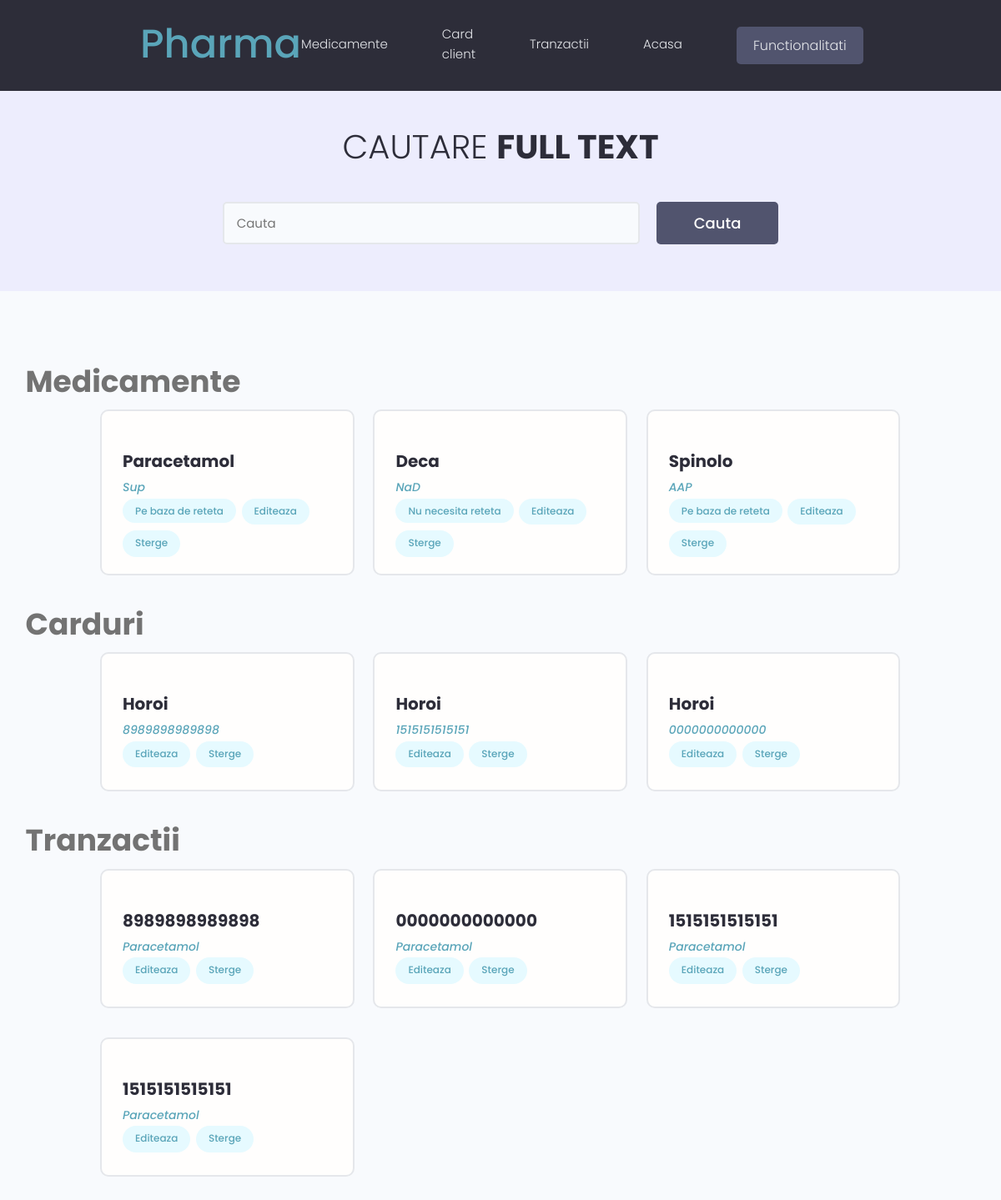
The page / on the database its author committed.
### farmacie/models.py (models this page shows, shortened)
class Medicament(models.Model):
    id = models.UUIDField(
        default=uuid.uuid4,
        unique=True,
        primary_key=True,
        editable=False
        )
    nume = models.CharField(max_length=200)
    producator = models.CharField(max_length=200)
    pret = models.FloatField(validators=[MinValueValidator(0.0)])
    necesita_reteta = models.BooleanField()
    nr_vanzari = models.IntegerField(default=0)

class Card_client(models.Model):
    id = models.UUIDField(
        default=uuid.uuid4,
        unique=True,
        primary_key=True,
        editable=False)
    nume = models.CharField(max_length=200)
    prenume = models.CharField(max_length=200)
    CNP = models.CharField(
        max_length=13,
        validators=[MinLengthValidator(13)],
        unique=True)
    data_nasterii = models.DateField()
    data_inregistrarii = models.DateField()

class Tranzactie(models.Model):
    id = models.UUIDField(
        default=uuid.uuid4,
        unique=True,
        primary_key=True,
        editable=False)
    id_card_client = models.CharField(max_length=200, null=True, blank=True)
    medicament = models.CharField(max_length=200)
    nr_bucati = models.IntegerField(validators=[MinValueValidator(0)])
    data = models.DateField()
    ora = models.TimeField()

### farmacie/views.py (the view)
# urls.py: path('', views.projects, name='projects'),
def projects(request):
    medicamente = Medicament.objects.all()
    carduri = Card_client.objects.all()
    tranzactii = Tranzactie.objects.all()
    context = {
        'medicamente': medicamente,
        'carduri': carduri,
        'tranzactii': tranzactii}
    return render(request, 'farmacie/projects.html', context)

### farmacie/templates/farmacie/projects.html (shortened to what this page needs)
{% extends 'main.html' %}
{% block content %}
<main class="projects">
 <section class="hero-section text-center">
  <div class="container container--narrow">
   <div class="hero-section__box">
    <h2>Cautare <span>FULL TEXT</span></h2>
   </div>
   <div class="hero-section__search">
    <form class="form" action="{% url 'cautare-full-text' %}" method="POST">
     <div class="form__field">
      <input class="input input--text" id="formInput#search" type="text" name="cautat"
       placeholder="Cauta" />
     </div>
     <input class="btn btn--sub btn--lg" type="submit" value="Cauta" />
    </form>
   </div>
  </div>
 </section>
 <section class="projectsList">
<h2>&nbsp;&nbsp;&nbsp;&nbsp;Medicamente</h2>
  <div class="container">
   <div class="grid grid--three">
    {% for medicament in medicamente %}
    <div class="column">
     <div class="card project">
      <a href="{% url 'project' medicament.id%}" class="project">
       <div class="card__body">
        <h3 class="project__title">{{medicament.nume}}</h3>
        <p><a class="project__author" href="{% url 'project' medicament.id%}">{{medicament.producator}}</a></p>
        <div class="project__tags">
         <span class="tag tag--pill tag--main">
          <small>
          {% if medicament.necesita_reteta is True %}
          Pe baza de reteta
          {% else %}
          Nu necesita reteta
          {% endif %}
          </small>
         </span>
        <span class="tag tag--pill tag--main">
        <a href="{% url 'update-medicament' medicament.id %}">Editeaza</a>
        </span>
        <span class="tag tag--pill tag--main">
        <a href="{% url 'delete-medicament' medicament.id %}">Sterge</a>
        </span>
        </div>
       </div>
      </a>
     </div>
    </div>
    {% endfor %}
   </div>
  </div>
<h2>&nbsp;&nbsp;&nbsp;&nbsp;Carduri</h2>
    <div class="container">
      <div class="grid grid--three">
        {% for card in carduri %}
        <div class="column">
          <div class="card project">
            <a href="{% url 'carduri' card.id%}" class="project">
              <div class="card__body">
                <h3 class="project__title">{{card.nume}}</h3>
                <p><a class="project__author" href="{% url 'carduri' card.id%}">{{card.CNP}}</a></p>
                <div class="project__tags">
                  <span class="tag tag--pill tag--main">
                    <a href="{% url 'update-card' card.id %}">Editeaza</a>
                  </span>
                  <span class="tag tag--pill tag--main">
                    <a href="{% url 'delete-card' card.id %}">Sterge</a>
                  </span>
                </div>
              </div>
            </a>
          </div>
        </div>
        {% endfor %}
      </div>
    </div>
<h2>&nbsp;&nbsp;&nbsp;&nbsp;Tranzactii</h2>
     <div class="container">
        <div class="grid grid--three">
          {% for tranzactie in tranzactii %}
          <div class="column">
            <div class="card project">
              <a href="{% url 'tranzactii' tranzactie.id%}" class="project">
                <div class="card__body">
                  <h3 class="project__title">{{tranzactie.id_card_client}}</h3>
                  <p><a class="project__author" href="{% url 'tranzactii' tranzactie.id%}">{{tranzactie.medicament}}</a></p>
                  <div class="project__tags">
                    <span class="tag tag--pill tag--main">
                      <a href="{% url 'update-tranzactie' tranzactie.id %}">Editeaza</a>
                    </span>
                    <span class="tag tag--pill tag--main">
                      <a href="{% url 'delete-tranzactie' tranzactie.id %}">Sterge</a>
                    </span>
                  </div>
                </div>
              </a>
            </div>
          </div>
          {% endfor %}
        </div>
      </div>
 </section>
</main>
{% endblock content %}

### templates/main.html (shortened to what this page needs)
<!DOCTYPE html>
{% load static %}
<html lang="en">
<head>
  <link rel="stylesheet" href="https://cdn.iconmonstr.com/1.3.0/css/iconmonstr-iconic-font.min.css" />
  <link rel="stylesheet" href="{% static 'uikit/styles/uikit.css' %}" />
  <link rel="stylesheet" href="{% static 'styles/app.css' %}" />
<body>
{% include 'navbar.html' %}
 {% block content %}
 {% endblock content %}
</body>
</html>

### templates/navbar.html (shortened to what this page needs)
{% load static %}
  <header class="header">
   <div class="container container--narrow">
    <a href="{% url 'projects' %}" class="header__logo">
     <h1>Pharma</h1>
    </a>
    <nav class="header__nav">
     <ul class="header__menu">
      <li class="header__menuItem"><a href="{% url 'createMedicament' %}">Medicamente</a></li>
      <li class="header__menuItem"><a href="{% url 'createCard' %}">Card client</a></li>
      <li class="header__menuItem"><a href="{% url 'createTranzactie' %}">Tranzactii</a></li>
      <li class="header__menuItem"><a href="{% url 'projects' %}">Acasa</a></li>
      <li class="header__menuItem"><a href="{% url 'functionalitati' %}" class="btn btn--sub">Functionalitati</a></li>
     </ul>
    </nav>
   </div>
  </header>

### static/styles/app.css (style rules this page uses)
:root { --color-sub: #2d2d39; }
.btn--sub { background-color: var(--color-sub-light); }
.card { border: 2px solid var(--color-light); }
.header { position: sticky; z-index: 111; background-color: var(--color-sub); padding: 1.5rem 0; }
.header > .container { display: flex; justify-content: space-between; align-items: center; }
.header__nav > ul { display: inline-flex; align-items: center; list-style: none; gap: 6.5rem; }
.header__menuItem > a { color: var(--color-light); font-weight: 300; }
.hero-section { height: 40vh; display: flex; align-items: center; background-color: var(--color-sub); }
.hero-section__box { margin-bottom: 4rem; }
.hero-section__box > h2, .hero-section__box > h2 > span { font-size: 4rem; color: var(--color-light); line-height: 1.3; text-transform: uppercase; }
.hero-section__box > h2 { font-weight: 300; }
.hero-section__box > h2 > span { font-weight: 700; }
.hero-section__search > .form { display: flex; align-items: center; justify-content: center; gap: 2rem; }
.hero-section__search > .form input.input--text { width: 50rem; }
.project__author { font-size: 1.4rem; font-style: italic; }
.projects > .hero-section { background: var(--color-sub-lighter); height: 30vh; }
.projects .hero-section__box { margin-bottom: 2.5rem; }
.projects .hero-section__box > h2 { color: var(--color-sub); }
.projects .hero-section__box > h2 > span { font-weight: 700; color: var(--color-sub); }
.projectsList { margin-top: 8rem; }
.project__title { font-size: 2rem; font-weight: 700; color: var(--color-sub); }

### static/uikit/styles/modules/_variables.css (style rules this page uses)
:root { --color-main: #5aa5b9; --color-main-light: #e6faff; --color-sub: #3f4156; --color-sub-light: #51546e; --color-sub-lighter: #ededfd; --color-text: #737373; --color-gray: #8b8b8b; --color-light: #e5e7eb; --color-light-gray: #767676; --color-bg: #f8fafd; --color-white: #fffefd; --color-white-light: #f3f3f3; --color-success: #359e64; --color-success-bg: #def8e8; --color-error: #fc4b0b; --color-error-bg: #fff2ee; --font-base: 'Poppins', arial, helvetica, 'Segoe UI', roboto, ubuntu, sans-serif; --font-monospace: 'Fira Code', 'Courier New', courier, monospace; --font-regular: 300; --font-medium: 500; --font-bold: 700; --generic-shadow: 1px 1px 5px #00000010; --generic-transition: all 0.3s ease-in-out; }

### static/uikit/styles/modules/_base.css (style rules this page uses)
* { margin: 0; padding: 0; box-sizing: border-box; text-rendering: optimizeLegibility; color: inherit; font-size: inherit; }
html { font-size: 50%; }
@media only screen and (min-width: 480px) { html { font-size: 56.25%; } }
@media only screen and (min-width: 1200px) { html { font-size: 62.5%; } }
body { line-height: 1.6; font-weight: 400; font-size: 1.5rem; color: var(--color-text); background-color: var(--color-bg); min-height: 100vh; }

### static/uikit/styles/modules/_typography.css (style rules this page uses)
* { font-family: var(--font-base); }
h1 { font-size: 4.8rem; font-weight: var(--font-medium); }
h2 { font-size: 3.6rem; font-weight: var(--font-bold); }
h3 { font-size: 3.2rem; font-weight: var(--font-medium); }
p, span, strong { font-size: 1.6rem; color: var(--color-text); font-weight: var(--font-regular); }
a { padding-bottom: 2px; text-decoration: none; display: inline-block; color: var(--color-main); font-weight: var(--font-medium); }

### static/uikit/styles/modules/_utilities.css (style rules this page uses)
.container { width: 92%; max-width: 165rem; margin: 0 auto; box-sizing: border-box; }
.container--narrow { width: 92%; max-width: 120rem; }
@media screen and (min-width: 1000px) { .container { width: 90%; } }
@media screen and (min-width: 1000px) { .container--narrow { width: 85%; } }
@media screen and (min-width: 1200px) { .container { width: 80%; } }
@media screen and (min-width: 1200px) { .container--narrow { width: 72%; } }
.text-center { text-align: center; }

### static/uikit/styles/modules/_button.css (style rules this page uses)
.btn { display: inline-block; position: relative; cursor: pointer; background-color: var(--color-light); font-weight: var(--font-medium); color: var(--color-sub); text-decoration: none; padding: 1rem 2rem; border-radius: 0.5rem; border: none; width: -webkit-fit-content; width: -moz-fit-content; width: fit-content; height: -webkit-fit-content; height: -moz-fit-content; height: fit-content; font-size: 1.6rem; outline-width: 0; outline-color: transparent; -webkit-backface-visibility: hidden; backface-visibility: hidden; transition: all 0.3s ease-in-out; }
.btn--sub { background-color: var(--color-sub); color: var(--color-white); }
.btn--lg { font-size: 1.8rem; padding: 1.2rem 4.5rem; }

### rows shown on the page
Medicament: nume "Paracetamol", producator "Sup", necesita_reteta "Pe baza de reteta"
Medicament: nume "Deca", producator "NaD", necesita_reteta "Nu necesita reteta"
Medicament: nume "Spinolo", producator "AAP", necesita_reteta "Pe baza de reteta"
Card_client: nume "Horoi", CNP "8989898989898"
Card_client: nume "Horoi", CNP "1515151515151"
Card_client: nume "Horoi", CNP "0000000000000"
Tranzactie: id_card_client "8989898989898", medicament "Paracetamol"
Tranzactie: id_card_client "0000000000000", medicament "Paracetamol"
Tranzactie: id_card_client "1515151515151", medicament "Paracetamol"
Tranzactie: id_card_client "1515151515151", medicament "Paracetamol"
